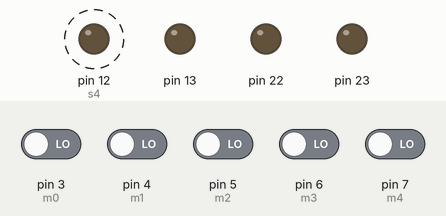
This sketch was run on a simulated Arduino Uno, built with avr-gcc and run on an emulated ATmega328P. Parts: output pins drawn as LEDs (lit = HIGH). Dashed ring = blinking. The test bench sets the inputs (shaded band); at power-on: pin 3 (m0), pin 4 (m1), pin 5 (m2), pin 6 (m3), pin 7 (m4) LOW. MIDI output is not drawn; random numbers use the default seed unless the sketch sets one; pins used as bus, display or sensor lines are not drawn.

Above: at 1.2 s.
1.3 s: pin 3 (m0) driven HIGH and pin 4 (m1) driven HIGH
3.3 s: pin 4 (m1) driven LOW
6.3 s: pin 3 (m0) driven LOW
7.8 s: pin 3 (m0) driven HIGH
10.8 s: pin 3 (m0) driven LOW
Timing chart, 0 to 26.0 s (numbered marks = the images above; inputs shaded):
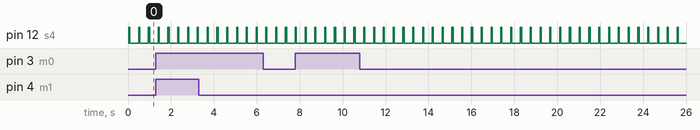

The sketch:

domePong.ino
```cpp
// domePong
// Last updated by Jon Bumstead on 7 January 2017

#include <MIDI.h> // include MIDI library


#define numLeds 120 // Number of LEDs
#define numIR 24 // Number of IR per big triangle
#define numIRp 8 // Number of IR per big triangle on base
#define numTri 5 // Number of big triangle sections
#define numBase 40 // Number of base LEDs

// OUTPUTS //
int clockPin = A1; // clock pin for LED strip
int dataPin = A0; // data pin for LED strip
int s0 = 8; // MUX control 0 - PORTbD
int s1 = 9; // MUX control 1 - PORTb
int s2 = 10; // MUX control 2 - PORTb
int s3 = 11; // MUX control 3 - PORTb
int s4 = 12; // MUX control 4 - PORTb

// INPUTS //
int m0 = 3;  // MUX input 0
int m1 = 4;  // MUX input 0
int m2 = 5;  // MUX input 0
int m3 = 6;  // MUX input 0
int m4 = 7;  // MUX input 0

// VARIABLES //
byte red[numLeds];     // Initialize array with vallues for LED strip
byte green[numLeds];   // Initialize array with vallues for LED strip
byte blue[numLeds];    // Initialize array with vallues for LED strip
bool arr[numBase];  // digital read from MUX0
bool arrReshape[numBase];
int indReshapeA[numBase];
int currentPosition = 5; // position of pad, set at start position 5
int nextPosition;
int LEDind;
int offCenter;
int startRunOff;

int nextLEDind;
int padDist[numBase];
int maxDist;
int padPos;
int padDir;
byte numMoves;

byte nextRed;
byte nextGreen;
byte nextBlue;

// CONSTANTS //
int pauseMidi = 4000;
byte rLo = 0;
byte gLo = 0;
byte bLo = 1;
byte LEDbaseInd[numBase];
byte base2IRtri[numBase][2]; // map from current position to IR and triangle
byte LEDbaseCenter = 20;
byte rPad1 = 220;
byte gPad1 = 100;
byte bPad1 = 100;
byte nextr1 = 40;
byte nextg1 = 3;
byte nextb1 = 0;
byte timePerBallMove = 210;
byte numMovesPerCycle = 7;
byte timePerPadMove = timePerBallMove / numMovesPerCycle; // amount of time for pad to move one space

// BALL CONSTANTS //
byte currentBallPos[] = {16, 0};
byte ballIndArray[] = {0, 1, 2, 3, 4, 0, 1, 2, 3, 4, 0, 1, 2, 3, 4};
byte indBall[] = {5, 6, 7, 8, 9};
byte currentBallTri = 0;
byte LED2IR[numIR][numTri];
byte posTraj = 0;
byte startBallTri = 0;
byte startPath = 0;
byte ballRed = 255;
byte ballGreen = 255;
byte ballBlue = 255;
byte indBallLED[8];

int safeSpot[8][3][2] = { {{14, 0}, {15, 0}, {9, -1}}  ,
  {{13, 0}, {14, 0}, {15, 0}}  ,
  {{12, 0}, {13, 0}, {14, 0}}  ,
  {{11, 0}, {12, 0}, {13, 0}}  ,
  {{10, 0}, {11, 0}, {12, 0}}  ,
  {{9, 0}, {10, 0}, {11, 0}}   ,
  {{9, 0}, {10, 0}, {15, 1}}   ,
  {{15, 1}, {9, 0}, {15, 1}}
};


MIDI_CREATE_DEFAULT_INSTANCE();

void setup() {
  // put your setup code here, to run once:

  DDRB = B11111111; // sets Arduino pins 8 to 13 as inputs
  //DDRD = DDRD | B11111100; // sets Arduino pins 2 to 7 as output without changing the value of pins 0 & 1, which are RX & TX
  //DDRD = DDRD | B00000000; // sets Arduino pins 2 to 7 as input without changing the value of pins 0 & 1, which are RX & TX

  MIDI.begin(MIDI_CHANNEL_OFF);

  pinMode(clockPin, OUTPUT);
  pinMode(dataPin, OUTPUT);
  pinMode(s0, OUTPUT);
  pinMode(s1, OUTPUT);
  pinMode(s2, OUTPUT);
  pinMode(s3, OUTPUT);
  pinMode(s4, OUTPUT);

  pinMode(m0, INPUT);
  pinMode(m1, INPUT);
  pinMode(m2, INPUT);
  pinMode(m3, INPUT);
  pinMode(m4, INPUT);

  for (int j = 0; j < 5; j++)
  {
    for (int i = 0; i < numIRp; i++)
    {
      LEDbaseInd[i + j * numIRp] = i + 16 + numIR * j;
      base2IRtri[i + j * numIRp][0] = i + 16;
      base2IRtri[i + j * numIRp][1] = j;
    }
  }

  for (int j = 0; j < 5; j++)
  {
    for (int i = 0; i < numIR; i++)
    {
      LED2IR[i][j] = i + numIR * j;
    }
  }

  for (int i = 0; i < numLeds; i++)
  {
    red[i] = rLo;
    green[i] = gLo;
    blue[i] = bLo;
  }

  LEDind = LEDbaseInd[currentPosition];
  for (int j = -1; j < 2; j++) //
  {
    red[j + LEDind] = rPad1;
    green[j + LEDind] = gPad1;
    blue[j + LEDind] = bPad1;
  }

  for (int i = 0; i < numBase; i++)
  {
    padDist[i] = i - LEDbaseCenter;
  }

  for (int i = 0; i < numLeds; i++) // Shift output for LED strip
  {
    shiftOut(dataPin, clockPin, MSBFIRST, red[i]);
    shiftOut(dataPin, clockPin, MSBFIRST, green[i]);
    shiftOut(dataPin, clockPin, MSBFIRST, blue[i]);
  }

  //Serial.begin(9600);
}

void loop()
{

  PORTB = B00010000; // SET control pins for MUX to start at IR sensor 16
  //Serial.println(" ");

  for (int i = 0; i < numIRp; i++) {

    // Digital read output of MUX0 - MUX4 for IR sensor i
    // If IR sensor is LO, the triangle is being touched by player.
    arr[i] = digitalRead(m0);
    arr[i + numIRp] = digitalRead(m1);
    arr[i + numIRp * 2] = digitalRead(m2);
    arr[i + numIRp * 3] = digitalRead(m3);
    arr[i + numIRp * 4] = digitalRead(m4);
    PORTB++;

  }

  maxDist = 0;//0;
  arr[currentPosition] = 0; // set current position low so that if no other triangle is touched, pad will remain in current position
  offCenter = LEDbaseCenter - currentPosition;
  getArrReshape(offCenter, arr, arrReshape, indReshapeA);

  //Serial.println("START");
  for (int i = 0; i < numBase; i++)
  {

    int currentDist = abs(maxDist);
    int testDist = abs(padDist[i]);

    if ((arrReshape[i] == 0) && (testDist > currentDist)) // searching for triangle that was pressed farthest from current pad position
    {
      maxDist = padDist[i]; // new maximum distance
      nextPosition = indReshapeA[i];
    }
  }

  numMoves = abs(maxDist);
  if (numMoves > numMovesPerCycle)
  {
    numMoves = numMovesPerCycle;
  }

  if (maxDist > 0)
  {
    padDir = 1;
    nextRed = nextr1;
    nextGreen = nextg1;
    nextBlue = nextb1;
  }
  else if (maxDist < 0)
  {
    padDir = -1;
    nextRed = nextr1;
    nextGreen = nextg1;
    nextBlue = nextb1;
  }
  else if (maxDist == 0)
  {
    padDir = 0;
    nextRed = rPad1;
    nextGreen = gPad1;
    nextBlue = bPad1;
  }
  //Serial.println(numMoves);
  updatestring();

}


////////////////////////////////////
void updatestring()
{
  //int path0[9][2] = {{15, 0}, {8, -1}, {7, -1}, {3, -1}, {1, -2}, {5, -2}, {4, -2}, {9, -3}, {22, -3}};


  for (int d = 0; d < numMoves; d++)
  {

    for (int j = -1; j < 2; j++) // erase current position of pad to default color
    {

      if (j + currentPosition == numBase)
      {
        LEDind = LEDbaseInd[0];
      }
      else if (j + currentPosition == numBase + 1)
      {
        LEDind = LEDbaseInd[1];
      }
      else if (j + currentPosition == -1)
      {
        LEDind = LEDbaseInd[numBase - 1];
      }
      else if (j + currentPosition == -2)
      {
        LEDind = LEDbaseInd[numBase - 2];
      }
      else
      {
        LEDind = LEDbaseInd[j + currentPosition];
      }

      red[LEDind] = rLo;
      green[LEDind] = gLo;
      blue[LEDind] = bLo;
      // Serial.println(LEDind);
    }

    currentPosition = currentPosition + padDir; // update position

    if (currentPosition == numBase)
    {
      currentPosition = 0;
    }
    else if (currentPosition == -1)
    {
      currentPosition = numBase - 1;
    }


    red[LEDbaseInd[nextPosition]] = nextRed;
    green[LEDbaseInd[nextPosition]] = nextGreen;
    blue[LEDbaseInd[nextPosition]] = nextBlue;

    for (int j = -1; j < 2; j++) // color pad in new position
    {
      if (j + currentPosition == numBase)
      {
        LEDind = LEDbaseInd[0];
      }
      else if (j + currentPosition == -1)
      {
        LEDind = LEDbaseInd[numBase - 1];
      }
      else //if ((j + currentPosition > 0) && (j + currentPosition < numBase))
      {
        LEDind = LEDbaseInd[j + currentPosition];
      }

      red[LEDind] = rPad1;
      green[LEDind] = gPad1;
      blue[LEDind] = bPad1;

    }

    for (int i = 0; i < numLeds; i++) // Shift output for LED strip
    {
      shiftOut(dataPin, clockPin, MSBFIRST, red[i]);
      shiftOut(dataPin, clockPin, MSBFIRST, green[i]);
      shiftOut(dataPin, clockPin, MSBFIRST, blue[i]);
    }

    delay(timePerPadMove * 0.5);

    PORTB = B00000000; // SET control pins for MUX to start at IR sensor 16
    MIDI.sendNoteOn(60, 127, 1); // make sound for moving pad
    delayMicroseconds(pauseMidi);
    MIDI.sendNoteOff(60, 127, 1);
    delayMicroseconds(pauseMidi);

  }

  int path0[9][2];
  if (startPath == 0) // IR 16
  {
    int path0[9][2] = {{15, 0}, {8, -1}, {7, -1}, {3, -1}, {1, -2}, {5, -2}, {4, -2}, {9, -3}, {22, -3}};
    currentBallTri = ballIndArray[indBall[startBallTri] + path0[posTraj][1]];
    currentBallPos[0] = path0[posTraj][0];
  }
  else if (startPath == 1) // IR 17
  {
    int path0[9][2] = {{14, 0}, {4, 0}, {1, -1}, {2, -1}, {2, -2}, {3, -2}, {8, -3}, {10, -3}, {21, -3}};
    currentBallTri = ballIndArray[indBall[startBallTri] + path0[posTraj][1]];
    currentBallPos[0] = path0[posTraj][0];
  }
  else if (startPath == 2) // IR 18
  {
    int path0[9][2] = {{13, 0}, {5, 0}, {3, 0}, {0, -1}, {0, -2}, {1, -3}, {7, -3}, {11, -3}};
    currentBallTri = ballIndArray[indBall[startBallTri] + path0[posTraj][1]];
    currentBallPos[0] = path0[posTraj][0];
  }
  else if (startPath == 3) // IR 19
  {
    int indPathA[] = { -2, 2};
    byte indPath3 = random(0, 1);
    int path0[9][2] = {{12, 0}, {6, 0}, {2, 0}, {0, 0}, {0, indPathA[indPath3]}, {2, indPathA[indPath3]}, {6, indPathA[indPath3]}, {12, indPathA[indPath3]}, {19, indPathA[indPath3]}};
    currentBallTri = ballIndArray[indBall[startBallTri] + path0[posTraj][1]];
    currentBallPos[0] = path0[posTraj][0];
  }
  else if (startPath == 4) // IR 20
  {
    int path0[9][2] = {{11, 0}, {7, 0}, {1, 0}, {0, 1}, {0, 2}, {3, 3}, {5, 3}, {13, 3}, {18, 3}};
    currentBallTri = ballIndArray[indBall[startBallTri] + path0[posTraj][1]];
    currentBallPos[0] = path0[posTraj][0];
  }
  else if (startPath == 5) // IR 21
  {
    int path0[9][2] = {{10, 0}, {8, 0}, {3, 1}, {2, 1}, {2, 2}, {1, 2}, {4, 3}, {14, 3}, {17, 3}};
    currentBallTri = ballIndArray[indBall[startBallTri] + path0[posTraj][1]];
    currentBallPos[0] = path0[posTraj][0];
  }

  else if (startPath == 6) // IR 22
  {
    int path0[9][2] = {{9, 0}, {4, 1}, {5, 1}, {1, 1}, {3, 2}, {7, 2}, {8, 2}, {15, 3}, {16, 3}};
    currentBallTri = ballIndArray[indBall[startBallTri] + path0[posTraj][1]];
    currentBallPos[0] = path0[posTraj][0];
  }

  else if (startPath == 7) // IR 23
  {
    int path0[9][2] = {{15, 1}, {14, 1}, {6, 1}, {7, 1}, {5, 2}, {6, 2}, {10, 2}, {9, 2}, {23, 2}};
    currentBallTri = ballIndArray[indBall[startBallTri] + path0[posTraj][1]];
    currentBallPos[0] = path0[posTraj][0];
  }


  currentBallPos[1] = currentBallTri;
  indBallLED[posTraj] = LED2IR[currentBallPos[0]][currentBallPos[1]];

  red[indBallLED[posTraj]] = ballRed;
  green[indBallLED[posTraj]] = ballGreen;
  blue[indBallLED[posTraj]] = ballBlue;

  if (posTraj > 0)
  {

    red[indBallLED[posTraj - 1]] = rLo;
    green[indBallLED[posTraj - 1]] = gLo;
    blue[indBallLED[posTraj - 1]] = bLo;

  }

  if (posTraj < 7)
  {

    if (posTraj == 0)
    {
      red[indBallLED[7]] = rLo;
      green[indBallLED[7]] = gLo;
      blue[indBallLED[7]] = bLo;
    }

    posTraj = posTraj + 1;

  }
  else
  {

    posTraj = 0;
    getTraj(currentPosition, currentBallPos);

  }

  for (int i = 0; i < numLeds; i++) // Shift output for LED strip
  {
    shiftOut(dataPin, clockPin, MSBFIRST, red[i]);
    shiftOut(dataPin, clockPin, MSBFIRST, green[i]);
    shiftOut(dataPin, clockPin, MSBFIRST, blue[i]);
  }

  delay((numMovesPerCycle - numMoves)*timePerPadMove);

}
////////////////////////////////

byte getTraj(int currentPositionA, byte currentBallPositionA[2])
{

  byte currentPadIR = base2IRtri[currentPositionA][0]; // current IR postion of pad
  byte currentPadTri = base2IRtri[currentPositionA][1]; // current Triangle postion of pad
  byte nextStartPathInd[] = {6, 5, 4, 3, 2, 1, 0};

  for (int d = 0; d < 3; d++)
  {

    byte testPadTri = ballIndArray[indBall[currentPadTri] + safeSpot[currentPadIR - 16][d][1]];
    byte testPadIR = safeSpot[currentPadIR - 16][d][0];

    if ((testPadTri - currentBallPositionA[1] == 0) && (testPadIR - currentBallPositionA[0] == 0)) // ball is in safe zone
    {
      byte randNextPathInd = random(0, 2); // pick the next start path as one of the three safe spots

      startPath = nextStartPathInd[(safeSpot[currentPadIR - 16][randNextPathInd][0] - 9)]; // IR number (ranges from 15 to 9) needs to be converted to startPath (ranges from 0 to 6)
      startBallTri = ballIndArray[indBall[currentPadTri] + safeSpot[currentPadIR - 16][randNextPathInd][1]];

      PORTB = B00000000; // SET control pins for MUX to start at IR sensor 16
      MIDI.sendNoteOn(67, 127, 1); // make sound for moving pad
      delayMicroseconds(pauseMidi);
      MIDI.sendNoteOff(67, 127, 1);
      delayMicroseconds(pauseMidi);
      break;

    }
    else
    {
      startPath = 0;
      startBallTri = 0;
    }

  }

  return startPath;
  return startBallTri;

}

void getArrReshape(int offCenter, bool arrT[], bool arrReshape[], int indReshapeA[])
{
  if (offCenter > 0) // current position is between 0 and 19
  {
    for (int i = 0;  i < numBase - offCenter; i++)
    {

      int indReshape = i + offCenter;
      indReshapeA[indReshape] = i;
      arrReshape[indReshape] = arrT[i];
    }

    for (int i = 0; i < offCenter; i++)
    {
      indReshapeA[i] = numBase - offCenter + i;
      arrReshape[i] = arrT[numBase - offCenter + i];
    }

  }

  else if (offCenter < 0)
  {

    startRunOff = currentPosition - LEDbaseCenter;

    for (int i = 0;  i < numBase - startRunOff; i++)
    {
      indReshapeA[i] = i + startRunOff;
      arrReshape[i] = arrT[i + startRunOff];
    }

    for (int i = 0; i <= startRunOff - 1; i++)
    {
      indReshapeA[i + numBase - startRunOff] = i;
      arrReshape[i + numBase - startRunOff] = arrT[i];
    }

  }

  else if (offCenter == 0)
  {

    for (int i = 0; i < numBase; i++)
    {
      arrReshape[i] = arrT[i];
      indReshapeA[i] = i;
    }
  }

}
```

Measured:
- by itself, pin 12 (s4): alternates HIGH for 0.05 s and LOW for 0.40 s
